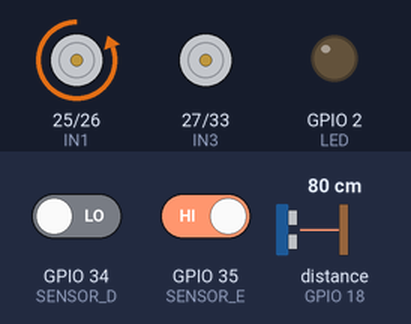
Bench run of a sketch on a simulated ESP32. On the bench: motor-driver pin pairs drawn as motors (green arrow = first pin HIGH = forward, orange = second pin HIGH = backward, longer = more drive, scaled by the enable pin), output pins drawn as LEDs (lit = HIGH). Wiring (inferred from the names in the program): ultrasonic range finder: trigger GPIO 5; echo GPIO 18. The test bench sets the inputs (shaded band); at power-on: GPIO 34 (SENSOR_D) LOW, GPIO 35 (SENSOR_E) HIGH, distance to the obstacle (sensor on GPIO 18) 80 cm. The echo pulse lasts 58.3 µs per cm; pins used as bus, display or sensor lines are not drawn.

Above: at 1.2 s.
1.3 s: GPIO 34 (SENSOR_D) driven HIGH
At 1.9 s:
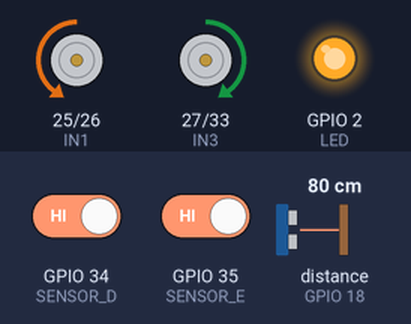
2.8 s: GPIO 35 (SENSOR_E) driven LOW
At 3.9 s:
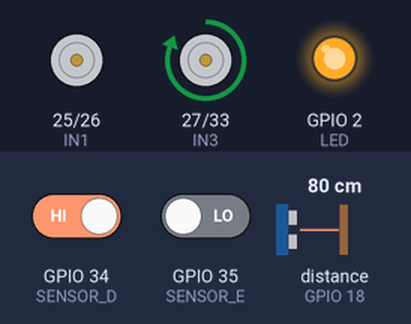
4.3 s: GPIO 35 (SENSOR_E) driven HIGH
At 4.7 s:
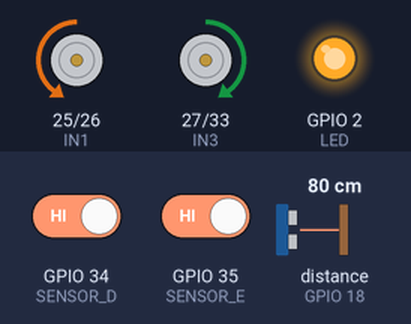
5.8 s: GPIO 34 (SENSOR_D) driven LOW
At 6.7 s:
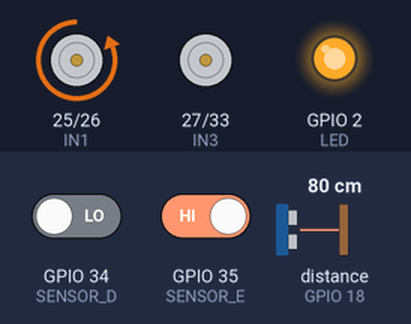
Timing chart, 0 to 8.3 s (numbered marks = the images above; inputs shaded):
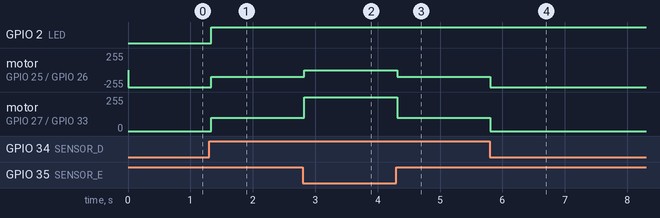

Measured:
- after the input at 1.3 s, GPIO 2 (LED): LOW → HIGH at once; motor on GPIO 25 (IN1) / GPIO 26 (IN2): backward 255/255 → backward 100/255 at once; motor on GPIO 27 (IN3) / GPIO 33 (IN4): stopped → forward 100/255 at once
- after the input at 2.8 s, motor on GPIO 25 (IN1) / GPIO 26 (IN2): backward 100/255 → stopped at once; motor on GPIO 27 (IN3) / GPIO 33 (IN4): forward 100/255 → forward 255/255 at once
- after the input at 4.3 s, motor on GPIO 25 (IN1) / GPIO 26 (IN2): stopped → backward 100/255 at once; motor on GPIO 27 (IN3) / GPIO 33 (IN4): forward 255/255 → forward 100/255 at once
- after the input at 5.8 s, motor on GPIO 25 (IN1) / GPIO 26 (IN2): backward 100/255 → backward 255/255 at once; motor on GPIO 27 (IN3) / GPIO 33 (IN4): forward 100/255 → stopped at once

The sketch:

Codigofinal1.0.ino
```cpp
//DEFININDO SENSOR US
#define TRIG_PIN 5
#define ECHO_PIN 18

//DEFININDO SENSORES IR
#define SENSOR_E 35
#define SENSOR_D 34

//DEFININDO MOTORES
#define IN1 25
#define IN2 26
#define IN3 27
#define IN4 33

//DEFININDO CONTROLADORES DE VELOCIDADE
#define ENA 14
#define ENB 32

//DEFININDO LED DO ESP
#define LED 2

//VARIAVEIS GLOBAIS
long duration;
float distance;

//CONFIGURAÇÃO INICIAL
void setup() {

  //SERIAL E LED DO ESP
  Serial.begin(115200);
  pinMode(LED, OUTPUT);

  //SENSOR US
  pinMode(TRIG_PIN, OUTPUT);
  pinMode(ECHO_PIN, INPUT);

  //SENSORES IR
  pinMode(SENSOR_E, INPUT);
  pinMode(SENSOR_D, INPUT);

  //MOTORES
  pinMode(IN1, OUTPUT);
  pinMode(IN2, OUTPUT);
  pinMode(IN3, OUTPUT);
  pinMode(IN4, OUTPUT);

  //VELOCIDADE
  pinMode(ENA, OUTPUT);
  pinMode(ENB, OUTPUT);

  //PARAR
  parar();
}

//LOOP
void loop() {

  // =========================
  // LEITURA DO US
  // =========================

  digitalWrite(TRIG_PIN, LOW);
  delayMicroseconds(2);

  digitalWrite(TRIG_PIN, HIGH);
  delayMicroseconds(10);

  digitalWrite(TRIG_PIN, LOW);

  duration = pulseIn(ECHO_PIN, HIGH, 30000);

  if (duration == 0) {
    distance = 999;
  } else {
    distance = duration * 0.0343 / 2;
  }

  // =========================
  // LEITURA DOS IR
  // =========================

  int valor_IR_E = digitalRead(SENSOR_E);
  int valor_IR_D = digitalRead(SENSOR_D);

  // =========================
  // DECISÃO
  // =========================

  //OBSTÁCULO PERTO
  if (distance < 10) {

    // Obstáculo na esquerda
    if (valor_IR_E == LOW && valor_IR_D == HIGH) {
      virarDireita();
    }

    // Obstáculo na direita
    else if (valor_IR_E == HIGH && valor_IR_D == LOW) {
      virarEsquerda();
    }

    // Obstáculo na frente
    else if (valor_IR_E == LOW && valor_IR_D == LOW) {
      frente();
    }

    // Sem obstáculos
    else {
      frente();
    }
  }

  //OBSTÁCULO LONGE
  else {

    // Obstáculo na esquerda
    if (valor_IR_E == LOW && valor_IR_D == HIGH) {
      virarDireita();
    }

    // Obstáculo na direita
    else if (valor_IR_E == HIGH && valor_IR_D == LOW) {
      virarEsquerda();
    }

    // Sem obstáculos
    else {
      frente();
    }
  }
/*
  // Debug
  Serial.print("Distancia: ");
  Serial.print(distance);
  Serial.print(" | IR E: ");
  Serial.print(valor_IR_E);
  Serial.print(" | IR D: ");
  Serial.println(valor_IR_D);
*/
  delay(50);
}


// =================================
// FUNÇÕES DOS MOTORES LH-HL
// =================================

void frente() {
  digitalWrite(IN1, LOW);
  digitalWrite(IN2, HIGH);

  digitalWrite(IN3, HIGH);
  digitalWrite(IN4, LOW);

  analogWrite(ENA, 100);
  analogWrite(ENB, 100);

  digitalWrite(LED, HIGH);
}

void tras() {
  digitalWrite(IN1, HIGH);
  digitalWrite(IN2, LOW);

  digitalWrite(IN3, LOW);
  digitalWrite(IN4, HIGH);

  analogWrite(ENA, 255);
  analogWrite(ENB, 255);
}

void virarEsquerda() {

  // Motor esquerdo anda
  digitalWrite(IN1, LOW);
  digitalWrite(IN2, HIGH);

  // Motor direito para
  digitalWrite(IN3, LOW);
  digitalWrite(IN4, LOW);

  analogWrite(ENA, 255);
  analogWrite(ENB, 0);
}

void virarDireita() {

  // Motor esquerdo para
  digitalWrite(IN1, LOW);
  digitalWrite(IN2, LOW);

  // Motor direito anda
  digitalWrite(IN3, HIGH);
  digitalWrite(IN4, LOW);

  analogWrite(ENA, 0);
  analogWrite(ENB, 255);
}

void parar() {
  digitalWrite(IN1, LOW);
  digitalWrite(IN2, LOW);

  digitalWrite(IN3, LOW);
  digitalWrite(IN4, LOW);

  analogWrite(ENA, 0);
  analogWrite(ENB, 0);

  digitalWrite(LED, LOW);
}
```
